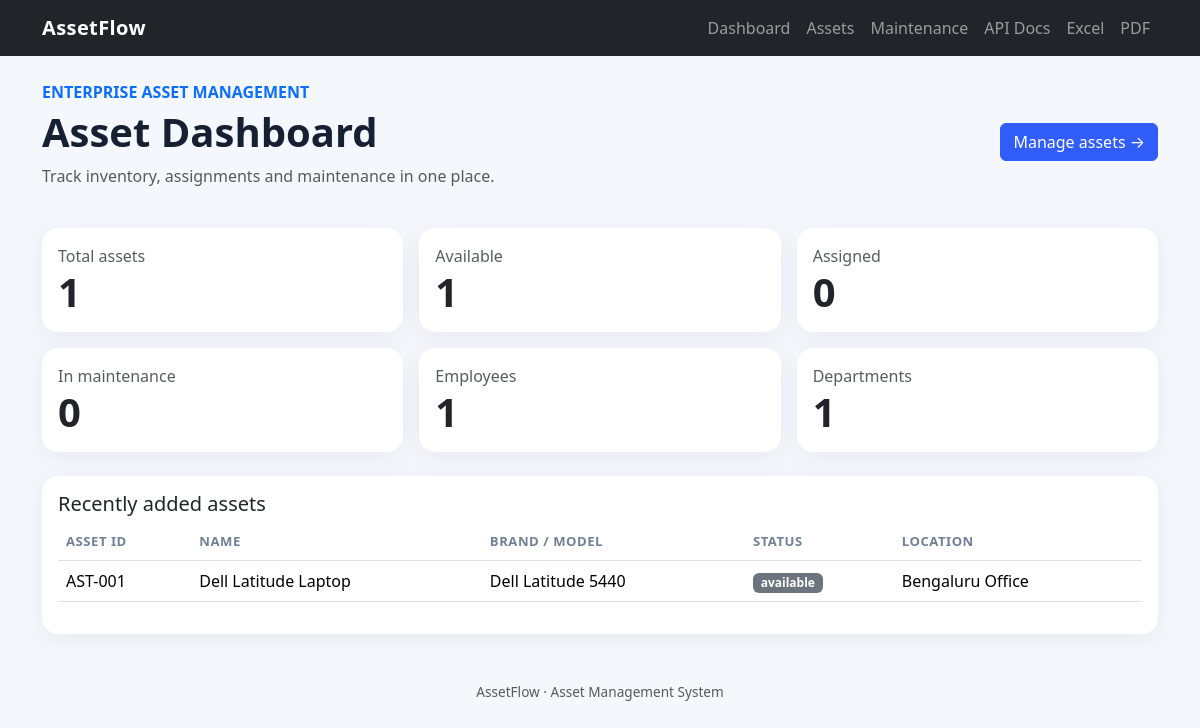
The page / on the database its author committed.
### app/models.py (models this page shows)
class Asset(Base):
    __tablename__ = "assets"
    id: Mapped[int] = mapped_column(primary_key=True)
    asset_id: Mapped[str] = mapped_column(String(50), unique=True, index=True)
    name: Mapped[str] = mapped_column(String(200), index=True)
    description: Mapped[str | None] = mapped_column(Text, nullable=True)
    serial_number: Mapped[str | None] = mapped_column(String(100), unique=True, nullable=True)
    model: Mapped[str | None] = mapped_column(String(100), nullable=True)
    brand: Mapped[str | None] = mapped_column(String(100), nullable=True)
    purchase_date: Mapped[date | None] = mapped_column(Date, nullable=True)
    purchase_price: Mapped[float | None] = mapped_column(Numeric(10,2), nullable=True)
    warranty_expiry: Mapped[date | None] = mapped_column(Date, nullable=True)
    status: Mapped[str] = mapped_column(String(20), default="available")
    category_id: Mapped[int | None] = mapped_column(ForeignKey("asset_categories.id"), nullable=True)
    department_id: Mapped[int | None] = mapped_column(ForeignKey("departments.id"), nullable=True)
    location: Mapped[str | None] = mapped_column(String(200), nullable=True)
    notes: Mapped[str | None] = mapped_column(Text, nullable=True)
    created_at: Mapped[datetime] = mapped_column(DateTime, default=datetime.utcnow)
    updated_at: Mapped[datetime] = mapped_column(DateTime, default=datetime.utcnow, onupdate=datetime.utcnow)
    category = relationship("AssetCategory", back_populates="assets")
    department = relationship("Department", back_populates="assets")
    assignments = relationship("AssetAssignment", back_populates="asset")
    maintenance_records = relationship("MaintenanceRecord", back_populates="asset")

### app/main.py (the view)
@app.get("/",response_class=HTMLResponse)
def dashboard(request:Request,db:Session=Depends(get_db)):
    stats={"Total assets":db.query(Asset).count(),"Available":db.query(Asset).filter_by(status="available").count(),
           "Assigned":db.query(Asset).filter_by(status="assigned").count(),"In maintenance":db.query(Asset).filter(Asset.status.in_(["maintenance","repair"])).count(),
           "Employees":db.query(Employee).count(),"Departments":db.query(Department).count()}
    recent=db.query(Asset).order_by(Asset.created_at.desc()).limit(8).all()
    return templates.TemplateResponse("dashboard.html",{"request":request,"stats":stats,"assets":recent})

### app/templates/dashboard.html
{% extends "base.html" %}{% block content %}<div class="d-flex justify-content-between align-items-center mb-4"><div><p class="text-primary fw-bold mb-1">ENTERPRISE ASSET MANAGEMENT</p><h1 class="fw-bold">Asset Dashboard</h1><p class="text-muted">Track inventory, assignments and maintenance in one place.</p></div><a class="btn btn-primary" href="/assets">Manage assets →</a></div><div class="row g-3 mb-4">{% for label,value in stats.items() %}<div class="col-6 col-lg-4"><div class="card metric"><div class="card-body"><div class="text-muted">{{label}}</div><div class="display-6 fw-bold">{{value}}</div></div></div></div>{% endfor %}</div><div class="card"><div class="card-body"><h5>Recently added assets</h5><div class="table-responsive"><table class="table"><thead><tr><th>Asset ID</th><th>Name</th><th>Brand / Model</th><th>Status</th><th>Location</th></tr></thead><tbody>{% for a in assets %}<tr><td>{{a.asset_id}}</td><td>{{a.name}}</td><td>{{a.brand or '-'}} {{a.model or ''}}</td><td><span class="badge text-bg-secondary">{{a.status}}</span></td><td>{{a.location or '-'}}</td></tr>{% else %}<tr><td colspan="5" class="text-muted">No assets registered yet.</td></tr>{% endfor %}</tbody></table></div></div></div>{% endblock %}

### app/templates/base.html
<!doctype html><html lang="en"><head><meta charset="utf-8"><meta name="viewport" content="width=device-width,initial-scale=1"><title>AssetFlow</title><link href="https://cdn.jsdelivr.net/npm/bootstrap@5.3.3/dist/css/bootstrap.min.css" rel="stylesheet"><link href="/static/style.css" rel="stylesheet"></head><body><nav class="navbar navbar-expand-lg navbar-dark bg-dark"><div class="container"><a class="navbar-brand fw-bold" href="/">AssetFlow</a><div class="navbar-nav ms-auto"><a class="nav-link" href="/">Dashboard</a><a class="nav-link" href="/assets">Assets</a><a class="nav-link" href="/maintenance-page">Maintenance</a><a class="nav-link" href="/docs">API Docs</a><a class="nav-link" href="/reports/assets.xlsx">Excel</a><a class="nav-link" href="/reports/assets.pdf">PDF</a></div></div></nav><main class="container py-4">{% block content %}{% endblock %}</main><footer class="text-center text-muted py-4">AssetFlow · Asset Management System</footer><script src="https://cdn.jsdelivr.net/npm/bootstrap@5.3.3/dist/js/bootstrap.bundle.min.js"></script><script src="/static/app.js"></script></body></html>

### app/static/style.css (style rules this page uses)
body { background:#f4f7fb;color:#172033 }
.navbar-brand { letter-spacing:.4px }
.metric,.card { border:0;border-radius:16px;box-shadow:0 5px 24px rgba(25,45,80,.06) }
.btn-primary { background:#315efb;border-color:#315efb }
.table thead th { color:#718096;font-size:.82rem;text-transform:uppercase;letter-spacing:.04em }
footer { font-size:.85rem }

### rows shown on the page
Asset: status "Available", value "1", asset_id "AST-001", name "Dell Latitude Laptop", brand "Dell", model "Latitude 5440", status "available", location "Bengaluru Office"

### other values the page prints
{{ label }} "Total assets" "Assigned" "In maintenance" "Employees" "Departments"
{{ value }} "1" "0" "0" "1" "1"
